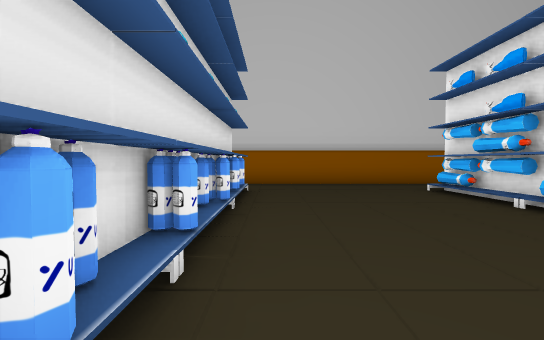
[1] (above)

24 first-person views from a walk through a 3-D level made in the Unity game engine. The camera is 1.5 m above the floor, tilts 2° down and sees 90° across. The floor is counted in squares, 2 m on a side. Each view is taken from the middle of a square. On the plan, view 1 faces up. The plan holds only what a view shows up to about 10 squares ahead; the rest is blank. The place goes on beyond the plan. The player character is not drawn. Some animated figures are left out. Some surface patterns are stand-ins.

[2]
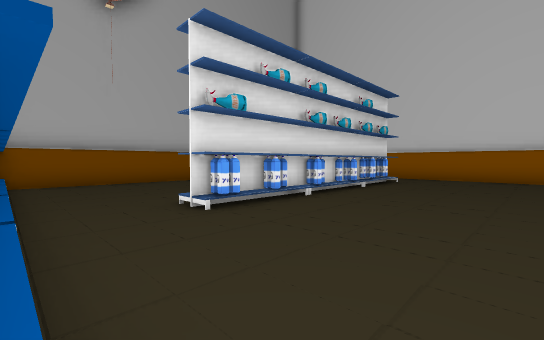

[3]
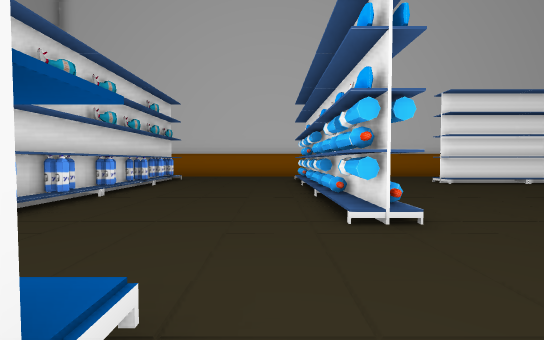

[4]
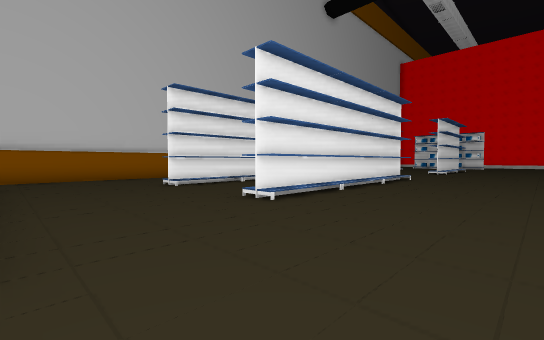

[5]
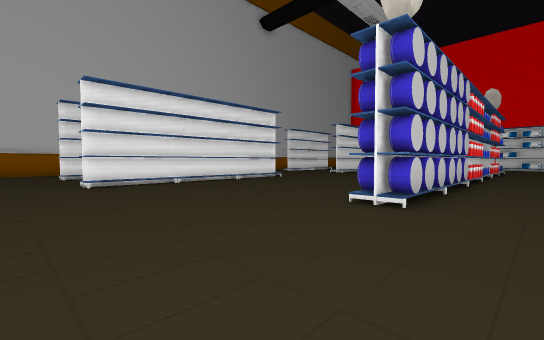

[6]
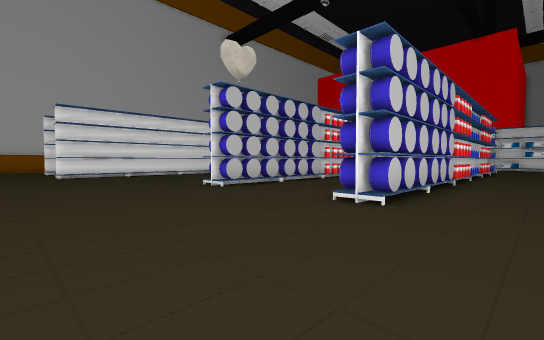

[7]
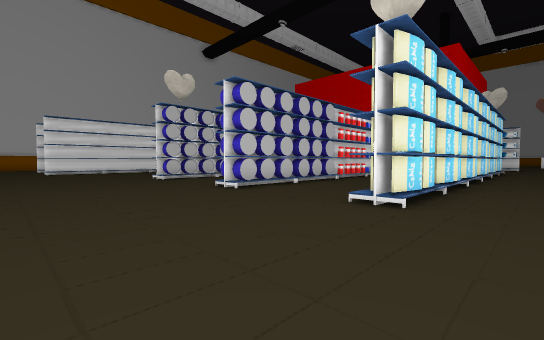

[8]
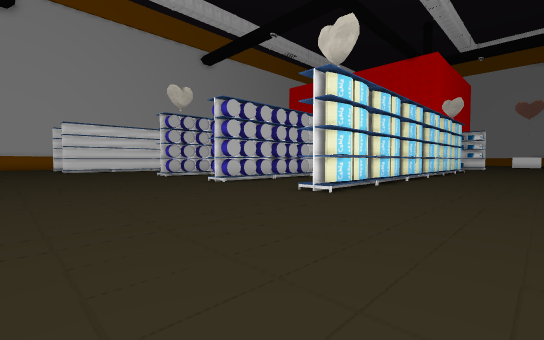

[9]
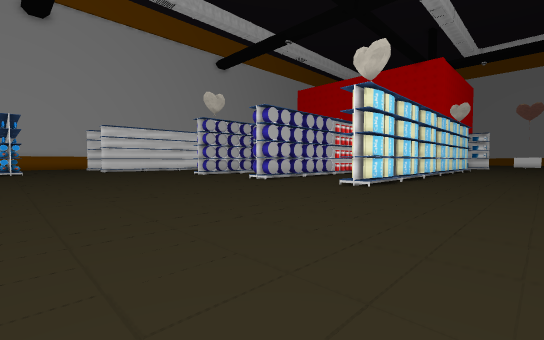

[10]
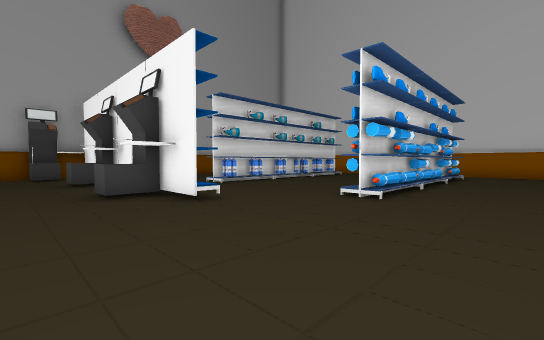

[11]
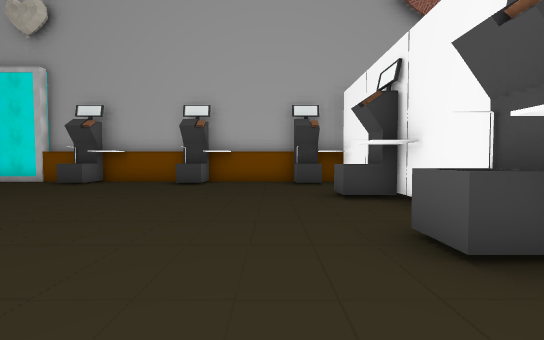

[12]
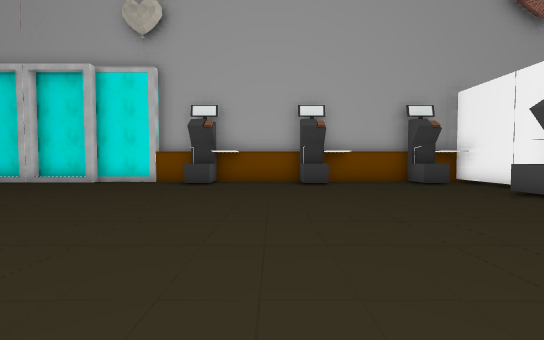

[13]
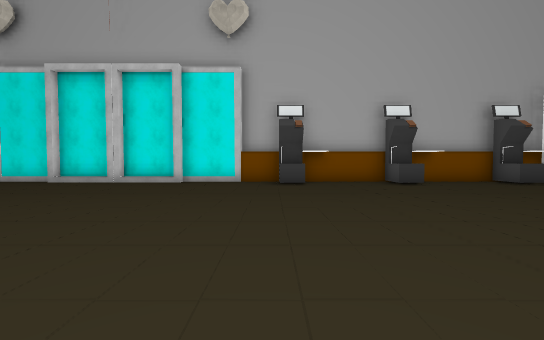

[14]
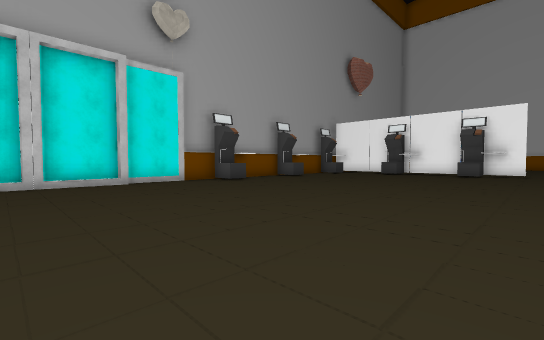

[15]
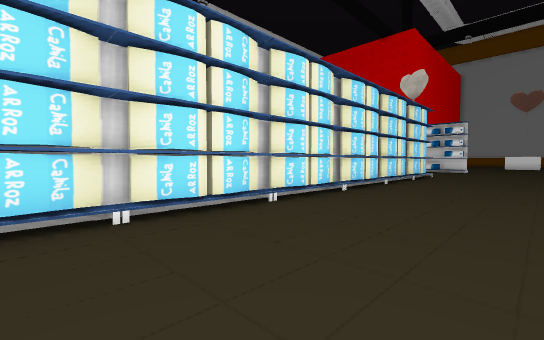

[16]
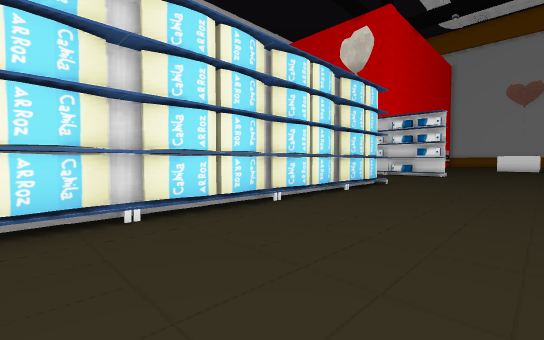

[17]
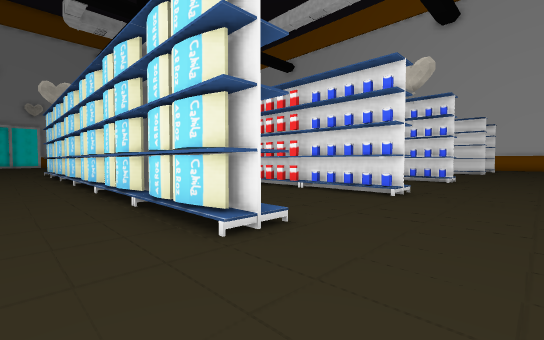

[18]
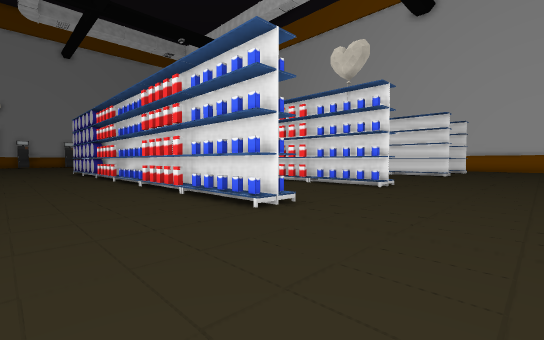

[19]
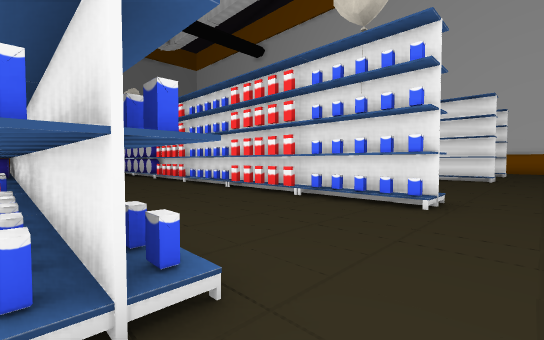

[20]
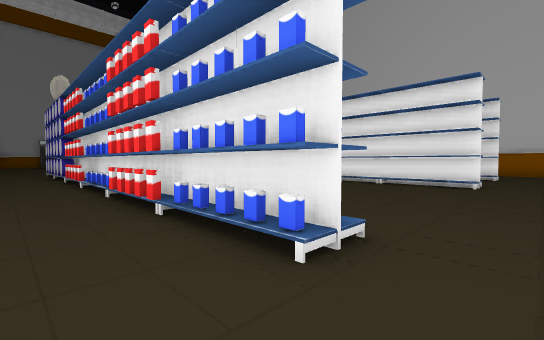

[21]
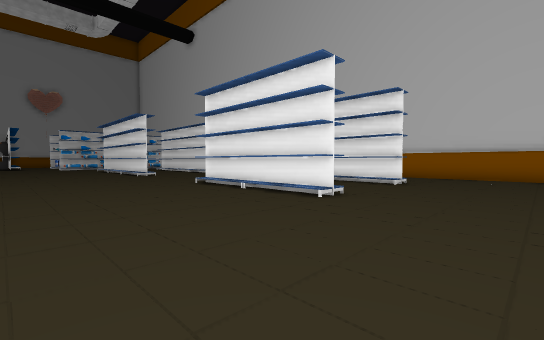

[22]
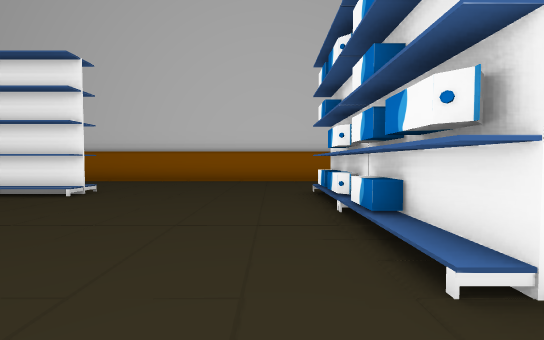

[23]
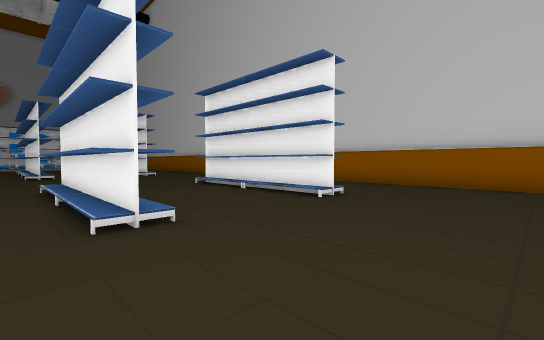

[24]
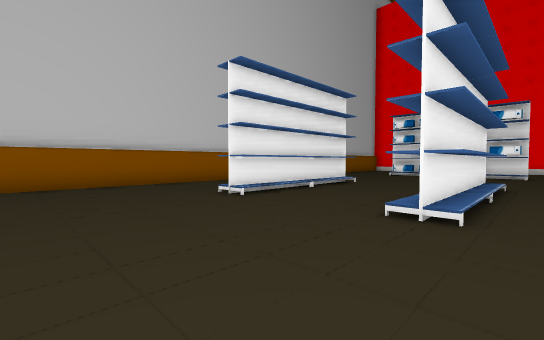

### Floor plan
Key: @ floor where view 1 was taken; # wall or solid block; . floor; / step, stairs or slope; ^ raised ledge.
Columns run from 7 left of view 1 to 33 right of it. Each row starts with its distance up from view 1.
  9       #########          ################
  8       ..........         ...............
  7       ...........        ......  .......
  6       #....#.....        .....   .......
  5       #....#....####     ....#####.....#
  4       #....#/......      ..............#
  3       #....#/.....       ..............#
  2 #.    #....#/....        ..............#
  1 #...  #....#/...####### .....#####.....##
  0 #.... #@...#/...........................
 -1 #..........//..........................
 -2 #.....................................
 -3 #^^^^^^^^^............................
 -4 ##..##..^.............................
 -5 ##...................            .....
 -6 #..................###############....
 -7 #.....................................
 -8 #.....................................
 -9 #^....................     ...........
-10 #...................             #....
-11 #..................###############....
-12 #^....................................
-13 #.....................................
-14 #.....................................
-15 #..................###############...
-16 #....................................
-17 #.....................................
-18 #......................................
-19 #......................................

Positions as (right, up) in squares from view 1, and headings:
1: (0, 0), facing up
2: (3, -3), facing up-left
3: (3, -4), facing up
4: (5, -3), facing up-right
5: (7, -8), facing up-right
6: (7, -13), facing up-right
7: (7, -17), facing up-right
8: (6, -19), facing up-right
9: (4, -19), facing up-right
10: (7, -6), facing up-left
11: (3, -6), facing left
12: (3, -10), facing left
13: (3, -13), facing left
14: (3, -19), facing up-left
15: (13, -19), facing up-right
16: (18, -19), facing up-right
17: (29, -17), facing up-left
18: (30, -14), facing up-left
19: (28, -11), facing up-left
20: (28, -8), facing up-left
21: (30, -4), facing up-left
22: (31, -1), facing up
23: (30, 0), facing up-left
24: (18, 0), facing up-right
